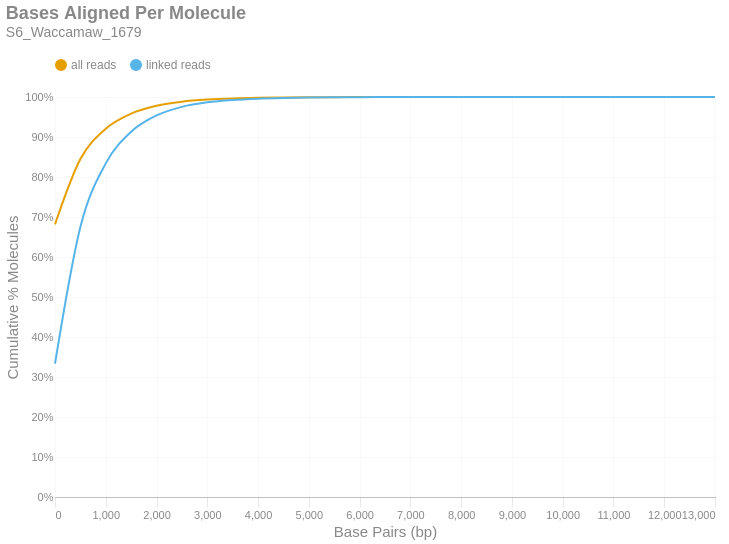

This figure's notebook cell:
### Markdown cell above
### Bases Aligned Per Molecule
This is a cumulative frequency distribution showing the number of base pairs aligned per unique molecule. These data are shown in 500 bp bins. There are two distributions: one with `all reads` (yellow) and another with only `linked reads` (blue). The percent of molecules in the `linked reads` distribution is relative to the total number of linked molecules.

### Code cell
if SKIPLR:
    print_html(f"Skipped")
else:
    binned_df = consolidated_hist(valids['aligned_bp'], mask, 500, True)
    with SafeRender(binned_df):
        (
            density_plot(binned_df, 'Bases Aligned Per Molecule', samplename, 'basesper')
            .encode(
                x=alt.X('bin:Q', title="Base Pairs (bp)").axis(tickMinStep=500).scale(padding=0),
                y=alt.Y('value:Q', title='Cumulative % Molecules')
                    .axis(format='%')
                    .scale(domain = [0,1])
                    .stack(False),
                color=alt.Color("key:N").scale(domain = ["all reads", "linked reads"]),
                tooltip = [
                    alt.Tooltip("key:N", title = "Data Type"),
                    alt.Tooltip("range_label:N", title="Bases Aligned Per Molecule"),
                    alt.Tooltip("value:Q", format = ".2%", title="% Molecules (Cum.)")
                ]
            )
        ).display()

### Figure 1 — Vega-Lite specification as saved in the notebook (floating-point values rounded to 4 significant figures)
{"width": "container", "height": 400, "config": {"title": {"anchor": "start", "dy": -15, "fontSize": 18, "color": "#888888", "subtitleColor": "#888888", "subtitleFontSize": 14}, "arc": {"fill": "#0072B2"}, "axis": {"domainColor": "#888888", "domainWidth": 0.5, "gridWidth": 0.2, "grid": false, "titleFontWeight": 400, "titleFontSize": 15, "labelFontSize": 11, "labelColor": "#888888", "tickColor": "#888888", "tickWidth": 0.2, "titleColor": "#888888"}, "axisBand": {"grid": false}, "axisX": {"grid": true, "tickSize": 10, "domainCap": "round"}, "axisY": {"domain": false, "grid": true, "tickSize": 0, "domainCap": "round"}, "background": "transparent", "header": {"labelFontSize": 15, "labelColor": "#888888", "titleFontSize": 15, "titleFontWeight": 600, "titleColor": "#888888"}, "legend": {"labelFont": "sans-serif", "labelFontSize": 12, "labelColor": "#888888", "symbolSize": 100, "symbolType": "circle", "titleFontSize": 12, "titlePadding": 10, "titleColor": "#888888", "title": null, "orient": "top"}, "range": {"category": ["#E69F00", "#56B4E9", "#009E73", "#F0E442", "#0072B2", "#D55E00", "#CC79A7", "#000000"], "diverging": ["#cfe8f3", "#a2d4ec", "#73bfe2", "#46abdb", "#1696d2", "#12719e"]}, "area": {"fill": "#0072B2", "fillOpacity": 0.7, "line": true, "strokeOpacity": 0.7}, "line": {"color": "#0072B2", "stroke": "#0072B2", "strokeWidth": 2}, "trail": {"color": "#0072B2", "stroke": "#0072B2", "strokeWidth": 0, "size": 1}, "point": {"filled": true, "fillOpacity": 1.0, "size": 95}, "text": {"color": "#888888", "fontSize": 11, "align": "right", "fontWeight": 400, "size": 11}, "bar": {"fill": "#0072B2", "stroke": null}, "view": {"stroke": null, "continuousWidth": 660, "continuousHeight": 400}}, "data": {"name": "data-3c768a4fa044952f44faa14c80c8fa55"}, "mark": {"type": "line", "interpolate": "monotone", "point": {"opacity": 0, "size": 275}}, "encoding": {"color": {"field": "key", "scale": {"domain": ["all reads", "linked reads"]}, "type": "nominal"}, "tooltip": [{"field": "key", "title": "Data Type", "type": "nominal"}, {"field": "range_label", "title": "Bases Aligned Per Molecule", "type": "nominal"}, {"field": "value", "format": ".2%", "title": "% Molecules (Cum.)", "type": "quantitative"}], "x": {"axis": {"tickMinStep": 500}, "field": "bin", "scale": {"padding": 0}, "title": "Base Pairs (bp)", "type": "quantitative"}, "y": {"axis": {"format": "%"}, "field": "value", "scale": {"domain": [0, 1]}, "stack": false, "title": "Cumulative % Molecules", "type": "quantitative"}}, "params": [{"name": "param_c36ac31b6afebe62", "select": {"type": "point", "fields": ["key"]}, "bind": "legend"}], "title": {"text": "Bases Aligned Per Molecule", "subtitle": "S6_Waccamaw_1679"}, "transform": [{"fold": ["all reads (cumsum)", "linked reads (cumsum)"]}, {"calculate": "replace(datum.key, ' (cumsum)', '')", "as": "key"}, {"filter": {"param": "param_c36ac31b6afebe62"}}], "usermeta": {"embedOptions": {"downloadFileName": "S6_Waccamaw_1679.basesper"}}, "$schema": "https://vega.github.io/schema/vega-lite/v6.1.0.json", "datasets": {"data-3c768a4fa044952f44faa14c80c8fa55": [{"bin": "0.0", "interval": "0.0-500.0", "all reads": 0.6815, "linked reads": 0.3334, "all reads (cumsum)": 0.6815, "linked reads (cumsum)": 0.3334, "range_label": "0-499"}, {"bin": "500.0", "interval": "500.0-1000.0", "all reads": 0.1634, "linked reads": 0.3418, "all reads (cumsum)": 0.845, "linked reads (cumsum)": 0.6752, "range_label": "500-999"}, {"bin": "1000.0", "interval": "1000.0-1500.0", "all reads": 0.07582, "linked reads": 0.1588, "all reads (cumsum)": 0.9208, "linked reads (cumsum)": 0.834, "range_label": "1000-1499"}, {"bin": "1500.0", "interval": "1500.0-2000.0", "all reads": 0.03778, "linked reads": 0.07915, "all reads (cumsum)": 0.9586, "linked reads (cumsum)": 0.9132, "range_label": "1500-1999"}, {"bin": "2000.0", "interval": "2000.0-2500.0", "all reads": 0.01942, "linked reads": 0.04068, "all reads (cumsum)": 0.978, "linked reads (cumsum)": 0.9539, "range_label": "2000-2499"}, {"bin": "2500.0", "interval": "2500.0-3000.0", "all reads": 0.01026, "linked reads": 0.02149, "all reads (cumsum)": 0.9882, "linked reads (cumsum)": 0.9754, "range_label": "2500-2999"}, {"bin": "3000.0", "interval": "3000.0-3500.0", "all reads": 0.005378, "linked reads": 0.01127, "all reads (cumsum)": 0.9936, "linked reads (cumsum)": 0.9866, "range_label": "3000-3499"}, {"bin": "3500.0", "interval": "3500.0-4000.0", "all reads": 0.002854, "linked reads": 0.005979, "all reads (cumsum)": 0.9965, "linked reads (cumsum)": 0.9926, "range_label": "3500-3999"}, {"bin": "4000.0", "interval": "4000.0-4500.0", "all reads": 0.001589, "linked reads": 0.003329, "all reads (cumsum)": 0.9981, "linked reads (cumsum)": 0.9959, "range_label": "4000-4499"}, {"bin": "4500.0", "interval": "4500.0-5000.0", "all reads": 0.0008594, "linked reads": 0.0018, "all reads (cumsum)": 0.9989, "linked reads (cumsum)": 0.9977, "range_label": "4500-4999"}, {"bin": "5000.0", "interval": "5000.0-5500.0", "all reads": 0.0004763, "linked reads": 0.0009979, "all reads (cumsum)": 0.9994, "linked reads (cumsum)": 0.9987, "range_label": "5000-5499"}, {"bin": "5500.0", "interval": "5500.0-6000.0", "all reads": 0.0002616, "linked reads": 0.0005481, "all reads (cumsum)": 0.9997, "linked reads (cumsum)": 0.9993, "range_label": "5500-5999"}, {"bin": "6000.0", "interval": "6000.0-6500.0", "all reads": 0.0001417, "linked reads": 0.0002969, "all reads (cumsum)": 0.9998, "linked reads (cumsum)": 0.9996, "range_label": "6000-6499"}, {"bin": "6500.0", "interval": "6500.0-7000.0", "all reads": 8.729e-05, "linked reads": 0.0001829, "all reads (cumsum)": 0.9999, "linked reads (cumsum)": 0.9998, "range_label": "6500-6999"}, {"bin": "7000.0", "interval": "7000.0-7500.0", "all reads": 5.017e-05, "linked reads": 0.0001051, "all reads (cumsum)": 0.9999, "linked reads (cumsum)": 0.9999, "range_label": "7000-7499"}, {"bin": "7500.0", "interval": "7500.0-8000.0", "all reads": 2.559e-05, "linked reads": 5.36e-05, "all reads (cumsum)": 1.0, "linked reads (cumsum)": 0.9999, "range_label": "7500-7999"}, {"bin": "8000.0", "interval": "8000.0-8500.0", "all reads": 1.179e-05, "linked reads": 2.47e-05, "all reads (cumsum)": 1.0, "linked reads (cumsum)": 0.9999, "range_label": "8000-8499"}, {"bin": "8500.0", "interval": "8500.0-9000.0", "all reads": 1.028e-05, "linked reads": 2.154e-05, "all reads (cumsum)": 1.0, "linked reads (cumsum)": 1.0, "range_label": "8500-8999"}, {"bin": "9000.0", "interval": "9000.0-9500.0", "all reads": 8.278e-06, "linked reads": 1.734e-05, "all reads (cumsum)": 1.0, "linked reads (cumsum)": 1.0, "range_label": "9000-9499"}, {"bin": "9500.0", "interval": "9500.0-10000.0", "all reads": 4.013e-06, "linked reads": 8.408e-06, "all reads (cumsum)": 1.0, "linked reads (cumsum)": 1.0, "range_label": "9500-9999"}, {"bin": "10000.0", "interval": "10000.0-10500.0", "all reads": 3.763e-06, "linked reads": 7.882e-06, "all reads (cumsum)": 1.0, "linked reads (cumsum)": 1.0, "range_label": "10000-10499"}, {"bin": "10500.0", "interval": "10500.0-11000.0", "all reads": 1.003e-06, "linked reads": 2.102e-06, "all reads (cumsum)": 1.0, "linked reads (cumsum)": 1.0, "range_label": "10500-10999"}, {"bin": "11000.0", "interval": "11000.0-11500.0", "all reads": 7.525e-07, "linked reads": 1.576e-06, "all reads (cumsum)": 1.0, "linked reads (cumsum)": 1.0, "range_label": "11000-11499"}, {"bin": "11500.0", "interval": "11500.0-12000.0", "all reads": 2.508e-07, "linked reads": 5.255e-07, "all reads (cumsum)": 1.0, "linked reads (cumsum)": 1.0, "range_label": "11500-11999"}, {"bin": "12000.0", "interval": "12000.0-12500.0", "all reads": 5.017e-07, "linked reads": 1.051e-06, "all reads (cumsum)": 1.0, "linked reads (cumsum)": 1.0, "range_label": "12000-12499"}, {"bin": "12500.0", "interval": "12500.0-13000.0", "all reads": 0.0, "linked reads": 0.0, "all reads (cumsum)": 1.0, "linked reads (cumsum)": 1.0, "range_label": "12500-12999"}, {"bin": "13000.0", "interval": "13000.0-13500.0", "all reads": 2.508e-07, "linked reads": 5.255e-07, "all reads (cumsum)": 1.0, "linked reads (cumsum)": 1.0, "range_label": "13000-13499"}]}}
